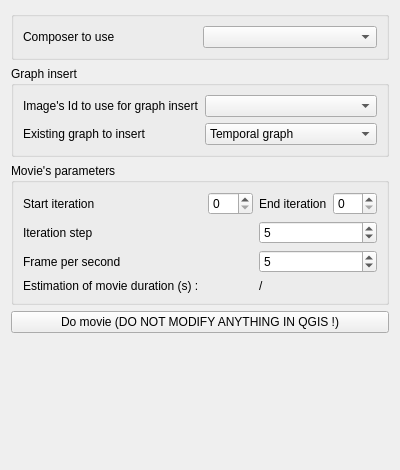
<?xml version="1.0" encoding="UTF-8"?>
<ui version="4.0">
 <class>Main_Animation</class>
 <widget class="QWidget" name="Main_Animation">
  <property name="geometry">
   <rect>
    <x>0</x>
    <y>0</y>
    <width>400</width>
    <height>470</height>
   </rect>
  </property>
  <property name="windowTitle">
   <string>Form</string>
  </property>
  <layout class="QVBoxLayout" name="verticalLayout_2">
   <item>
    <layout class="QVBoxLayout" name="verticalLayout">
     <item>
      <widget class="QGroupBox" name="groupBox_20">
       <property name="sizePolicy">
        <sizepolicy hsizetype="Preferred" vsizetype="Preferred">
         <horstretch>0</horstretch>
         <verstretch>0</verstretch>
        </sizepolicy>
       </property>
       <property name="title">
        <string/>
       </property>
       <layout class="QGridLayout" name="gridLayout_20">
        <item row="0" column="0">
         <widget class="QLabel" name="label_23">
          <property name="text">
           <string>Composer to use</string>
          </property>
         </widget>
        </item>
        <item row="0" column="1">
         <widget class="QComboBox" name="comboBox_compositions"/>
        </item>
       </layout>
      </widget>
     </item>
     <item>
      <widget class="QGroupBox" name="groupBox_21">
       <property name="sizePolicy">
        <sizepolicy hsizetype="Preferred" vsizetype="Preferred">
         <horstretch>0</horstretch>
         <verstretch>0</verstretch>
        </sizepolicy>
       </property>
       <property name="toolTip">
        <string/>
       </property>
       <property name="title">
        <string>Graph insert</string>
       </property>
       <layout class="QGridLayout" name="gridLayout_21">
        <item row="0" column="0">
         <widget class="QLabel" name="label_24">
          <property name="minimumSize">
           <size>
            <width>0</width>
            <height>20</height>
           </size>
          </property>
          <property name="text">
           <string>Image's Id to use for graph insert</string>
          </property>
          <property name="wordWrap">
           <bool>false</bool>
          </property>
         </widget>
        </item>
        <item row="1" column="0">
         <widget class="QLabel" name="label_28">
          <property name="text">
           <string>Existing graph to insert</string>
          </property>
         </widget>
        </item>
        <item row="0" column="1">
         <widget class="QComboBox" name="comboBox_8"/>
        </item>
        <item row="1" column="1">
         <widget class="QComboBox" name="comboBox_9">
          <item>
           <property name="text">
            <string>Temporal graph</string>
           </property>
          </item>
          <item>
           <property name="text">
            <string>Flow graph</string>
           </property>
          </item>
         </widget>
        </item>
       </layout>
      </widget>
     </item>
     <item>
      <widget class="QGroupBox" name="groupBox_22">
       <property name="sizePolicy">
        <sizepolicy hsizetype="Preferred" vsizetype="Preferred">
         <horstretch>0</horstretch>
         <verstretch>0</verstretch>
        </sizepolicy>
       </property>
       <property name="title">
        <string>Movie's parameters</string>
       </property>
       <layout class="QGridLayout" name="gridLayout_22">
        <item row="0" column="4">
         <widget class="QSpinBox" name="spinBox_3"/>
        </item>
        <item row="1" column="0">
         <widget class="QLabel" name="label_27">
          <property name="text">
           <string>Iteration step</string>
          </property>
         </widget>
        </item>
        <item row="2" column="0">
         <widget class="QLabel" name="label_29">
          <property name="text">
           <string>Frame per second</string>
          </property>
         </widget>
        </item>
        <item row="0" column="3">
         <widget class="QLabel" name="label_26">
          <property name="text">
           <string>End iteration</string>
          </property>
         </widget>
        </item>
        <item row="2" column="3" colspan="2">
         <widget class="QSpinBox" name="spinBox_fps">
          <property name="minimum">
           <number>3</number>
          </property>
          <property name="value">
           <number>5</number>
          </property>
         </widget>
        </item>
        <item row="1" column="3" colspan="2">
         <widget class="QSpinBox" name="spinBox_4">
          <property name="value">
           <number>5</number>
          </property>
         </widget>
        </item>
        <item row="0" column="2">
         <widget class="QSpinBox" name="spinBox_2"/>
        </item>
        <item row="0" column="0">
         <widget class="QLabel" name="label_25">
          <property name="text">
           <string>Start iteration</string>
          </property>
         </widget>
        </item>
        <item row="3" column="0">
         <widget class="QLabel" name="label_30">
          <property name="maximumSize">
           <size>
            <width>16777215</width>
            <height>20</height>
           </size>
          </property>
          <property name="text">
           <string>Estimation of movie duration (s) : </string>
          </property>
         </widget>
        </item>
        <item row="3" column="3" colspan="2">
         <widget class="QLabel" name="label_tempsvideo">
          <property name="text">
           <string>/</string>
          </property>
         </widget>
        </item>
       </layout>
      </widget>
     </item>
     <item>
      <widget class="QPushButton" name="pushButton_film">
       <property name="sizePolicy">
        <sizepolicy hsizetype="Preferred" vsizetype="Fixed">
         <horstretch>0</horstretch>
         <verstretch>0</verstretch>
        </sizepolicy>
       </property>
       <property name="text">
        <string>Do movie (DO NOT MODIFY ANYTHING IN QGIS !)</string>
       </property>
       <property name="icon">
        <iconset>
         <normaloff>:/plugins/PostTelemac/icons/Play_48x48.png</normaloff>:/plugins/PostTelemac/icons/Play_48x48.png</iconset>
       </property>
      </widget>
     </item>
     <item>
      <spacer name="verticalSpacer_3">
       <property name="orientation">
        <enum>Qt::Vertical</enum>
       </property>
       <property name="sizeHint" stdset="0">
        <size>
         <width>20</width>
         <height>40</height>
        </size>
       </property>
      </spacer>
     </item>
    </layout>
   </item>
  </layout>
 </widget>
 <resources/>
 <connections/>
</ui>
